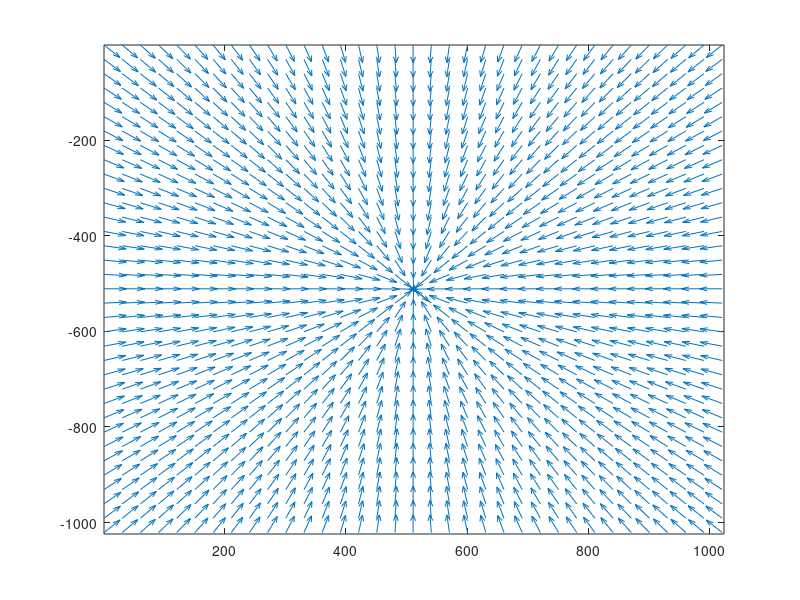
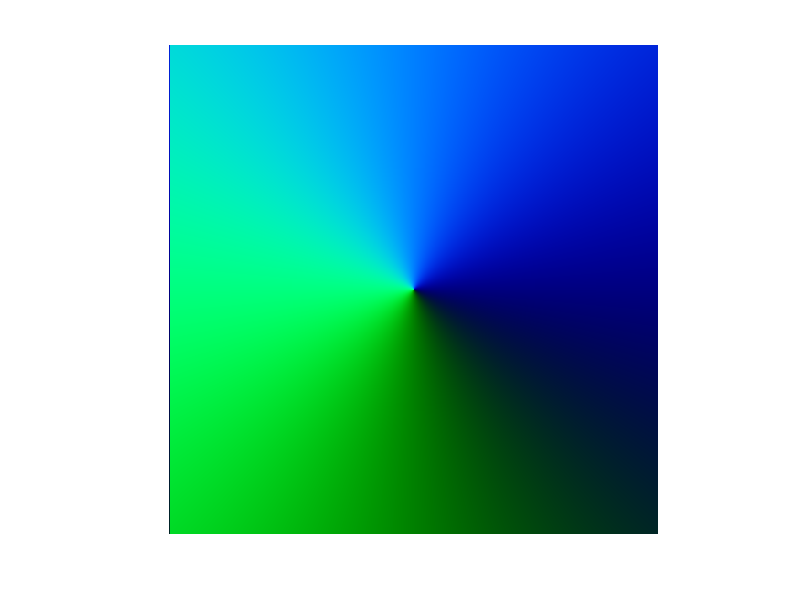

These charts were generated, in order, by the following MATLAB code:
%creates a gradient map with all gradients pointing to a single point
% R: not used
% G: x gradient (0.5 intensity corresponds to 0 gradient)
% B: y gradient

%square size in pixels
size = 1024;

%position of center/target point
target = [512 512];

r = zeros(size);
[coords1, coords2] = meshgrid(1:size, 1:size);
x_grad = target(1) - coords1;
y_grad = target(2) - coords2;
%normalize all gradient vectors to same length
magn = sqrt(x_grad .^ 2 + y_grad .^2);
x_grad = x_grad ./ magn;
y_grad = y_grad ./ magn;

%gradient visualization with arrows
gradient_pos_x = 1:30:size;
gradient_pos_x = repmat(gradient_pos_x, length(gradient_pos_x), 1);
gradient_pos_y = gradient_pos_x' * -1;
selected_gradients_x = x_grad(1:30:end, 1:30:end);
selected_gradients_y = y_grad(1:30:end, 1:30:end) * -1;
figure()
quiver(gradient_pos_x, gradient_pos_y, selected_gradients_x, selected_gradients_y);
xlim([1 size]);
ylim([-size -1]);

%normalization for encoding in RGB
total_min = min(min(x_grad(:)), min(y_grad(:)));
total_max = max(max(x_grad(:)), max(y_grad(:)));
x_grad = x_grad / (total_max - total_min)  + 0.5;
y_grad = y_grad / (total_max - total_min)  + 0.5;
figure()
img = zeros(size, size, 3);
img(:, :, 1) = r;
img(:, :, 2) = x_grad;
img(:, :, 3) = y_grad;
imshow(img);
%uncomment this to save the created image
%imwrite(img, 'cone.png');
